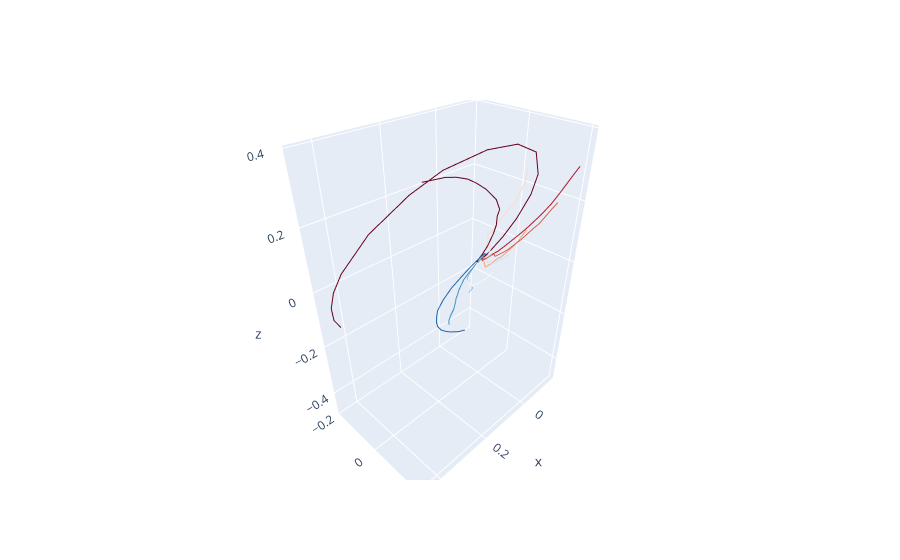

The cell this chart's notebook holds for it:
### Code cell
fig = go.Figure()
num_time_points = Y.shape[-1]

color_scale = px.colors.diverging.RdBu 
for k in range(K):
    x = Y[k, 0, :]
    y = Y[k, 1, :]
    z = Y[k, 2, :]

    color_index = int(k / K * (len(color_scale) - 1))  # Scale the index to the length of the color scale

    fig.add_trace(go.Scatter3d(
        x=x,
        y=y,
        z=z,
        mode='lines',
        line=dict(color=color_scale[color_index]),
        showlegend=False
    ))

fig.show()
